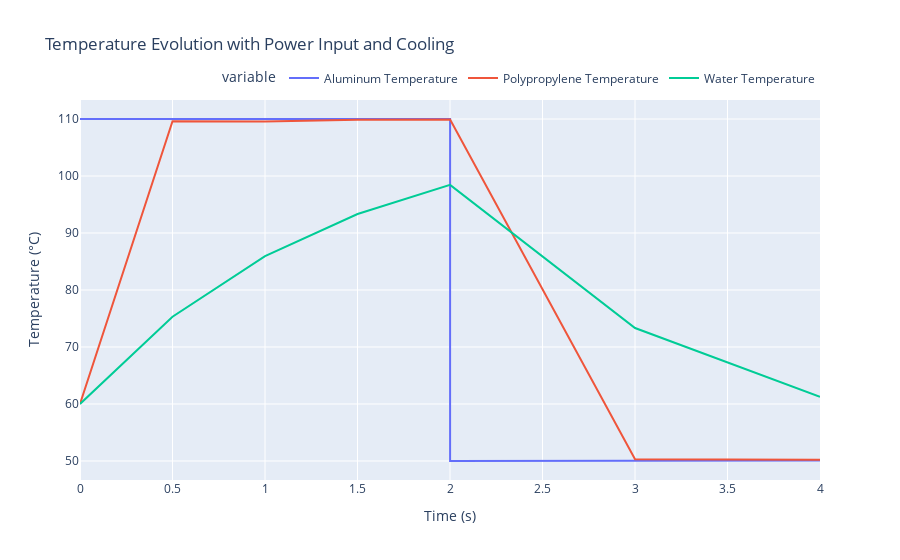

The notebook cell saved with this chart:
### Code cell
# single cycle

df = pd.DataFrame({
    'Time (s)': t_total,
    'Aluminum Temperature': T_total[0],
    'Polypropylene Temperature': T_total[1],
    'Water Temperature': T_total[2]
})
# Create an interactive line plot
fig = px.line(df, x='Time (s)', y=['Aluminum Temperature', 'Polypropylene Temperature', 'Water Temperature'],
              labels={'Time (s)': 'Time (s)', 'value': 'Temperature (°C)'},
              title='Temperature Evolution with Power Input and Cooling')

# Add legend, grid, and labels
fig.update_traces(line=dict(width=2))  # Increase line width
fig.update_layout(legend=dict(orientation="h", yanchor="bottom", y=1.02, xanchor="right", x=1))
fig.update_xaxes(title_text='Time (s)')
fig.update_yaxes(title_text='Temperature (°C)')

# Show the plot
fig.show()

#------------------------------------ Print Results --------------------------------
print(f"Time for water to reach 100°C: {sol1.t[-1]:.2f} seconds")
print(f"Time taken for the aluminum to cool back down to 60°C: {sol2.t[-1]-sol1.t[-1]:.2f} seconds")
print(f"Time for 40 cycles: {((sol1.t[-1] + sol2.t[-1]-sol1.t[-1]) * 40) / 60:.2f} minutes")

### Figure 1 — Plotly figure (JSON) as saved in the notebook; plotly's stock layout.template omitted (floating-point values rounded to 4 significant figures)
{"data": [{"hovertemplate": "variable=Aluminum Temperature<br>Time (s)=%{x}<br>Temperature (°C)=%{y}<extra></extra>", "legendgroup": "Aluminum Temperature", "line": {"color": "#636efa", "dash": "solid", "width": 2}, "marker": {"symbol": "circle"}, "mode": "lines", "name": "Aluminum Temperature", "orientation": "v", "showlegend": true, "type": "scatter", "x": [0, 0.5001, 1.0, 1.5, 2.001, 2.001, 3.0, 4.0], "xaxis": "x", "y": [110, 110.0, 110.0, 110.0, 110.0, 50, 50.07, 50.1], "yaxis": "y"}, {"hovertemplate": "variable=Polypropylene Temperature<br>Time (s)=%{x}<br>Temperature (°C)=%{y}<extra></extra>", "legendgroup": "Polypropylene Temperature", "line": {"color": "#EF553B", "dash": "solid", "width": 2}, "marker": {"symbol": "circle"}, "mode": "lines", "name": "Polypropylene Temperature", "orientation": "v", "showlegend": true, "type": "scatter", "x": [0, 0.5001, 1.0, 1.5, 2.001, 2.001, 3.0, 4.0], "xaxis": "x", "y": [60, 109.6, 109.6, 109.9, 109.9, 109.9, 50.31, 50.21], "yaxis": "y"}, {"hovertemplate": "variable=Water Temperature<br>Time (s)=%{x}<br>Temperature (°C)=%{y}<extra></extra>", "legendgroup": "Water Temperature", "line": {"color": "#00cc96", "dash": "solid", "width": 2}, "marker": {"symbol": "circle"}, "mode": "lines", "name": "Water Temperature", "orientation": "v", "showlegend": true, "type": "scatter", "x": [0, 0.5001, 1.0, 1.5, 2.001, 2.001, 3.0, 4.0], "xaxis": "x", "y": [60, 75.32, 85.96, 93.33, 98.44, 98.44, 73.33, 61.26], "yaxis": "y"}], "layout": {"legend": {"orientation": "h", "title": {"text": "variable"}, "tracegroupgap": 0, "x": 1, "xanchor": "right", "y": 1.02, "yanchor": "bottom"}, "title": {"text": "Temperature Evolution with Power Input and Cooling"}, "xaxis": {"anchor": "y", "domain": [0, 1], "title": {"text": "Time (s)"}}, "yaxis": {"anchor": "x", "domain": [0, 1], "title": {"text": "Temperature (°C)"}}}}
